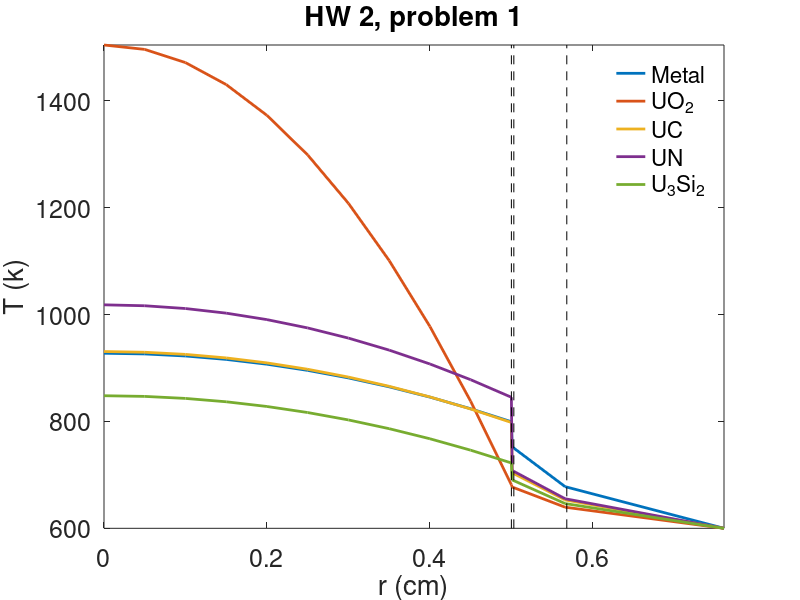
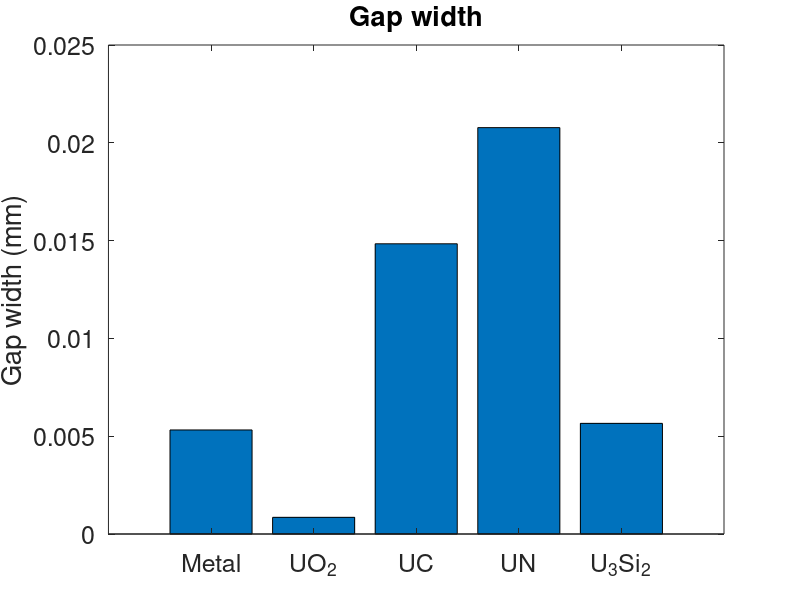

Recreate these plots in MATLAB, in order.
%Temperature profile in the fuel
clear
close all

Tcool = 600;
hcool = 2.5;
Rf = 0.5;
dc = 0.065;
dg = 30e-4;
kc = 0.17;
k = [0.38, 0.03, 0.25, 0.2, 0.23];
flux = 2.8e13;
q = 0.035;
MU = 235*q + 238*(1-q); %g U/mol
dU = [19.04, 9.65, 12.97, 13.52, 11.31];%g U/cm3
Na = 6.022e23; %atoms/mol
Ef = 3e-11; %J/s
crosssection = 5.5e-22; %cm2
y = 0.10;
alpha_c = 7.1e-6;
alpha_f = [13.9, 11.0, 10.5, 7.5, 16]*1e-6;
Tfab = 300;

NU = q*Na*dU/MU; %atoms/cm3;

%Calculate linear heat rate
Q = Ef*NU*flux*crosssection;
LHR = pi*Rf^2*Q;

%Temperature calc
%Coolant
TCO = Tcool + LHR/(2*pi*Rf*hcool);
%Clad
TCI = TCO + LHR*dc/(2*pi*Rf*kc);
%Gap
kHe = 16e-6*TCI.^0.79;
kXe = 0.7e-6*TCI.^0.79;
kgap  = kHe.^(1-y).*kXe.^y;
hgap = kgap/dg;
Ts = TCI + LHR./(2*pi*Rf*hgap);
ch_gap = alpha_c*(Rf+dg+dc/2)*(mean([TCO, TCI]) - Tfab);

%Pellet
T0 = Ts + LHR./(4*pi*k);
Dgap = 0;
%Iterate to close the gap
for i = 1:length(k)
    j = 0; chng = 1;
    fprintf(1,'%d, hgap = %f, dg = %g, Ts = %f, and T0 = %f\n',j, hgap(i), dg, Ts(i), T0(i))
    while chng > 1e-3
        j = j+1;
        ch_fuel = alpha_f(i)*Rf*(mean([Ts(i) T0(i)])-Tfab);
        old_Dgap = Dgap;
        Dgap = ch_gap - ch_fuel;
        ndg = dg + Dgap;
        if ndg < 1e-8
            ndg = 1e-8;
        end
        hgapi = kgap(i)/ndg;
        Ts(i) = TCI(i) + LHR(i)/(2*pi*(Rf+ch_fuel)*hgapi);
        T0(i) = Ts(i) + LHR(i)/(4*pi*k(i));
        fprintf(1,'%d, hgap = %f, dg = %g, Ts = %f, and T0 = %f\n',j, hgapi, ndg, Ts(i), T0(i))
        chng = abs(Dgap - old_Dgap)/abs(old_Dgap);
    end
    new_dg(i) = ndg;
end
r = (0:10)/10*Rf;
for i = 1:length(k)
    Tf(i,:) = LHR(i)./(4*pi*k(i))*(1-r.^2./Rf.^2) + Ts(i);
end
temps = [Tf,TCI',TCO',Tcool*ones(size(TCO'))];
r = [r,Rf+mean(new_dg),Rf+mean(new_dg)+dc,Rf+mean(new_dg)+dc*4];

figure(1)
set(gcf,'units','inches','position',[1,1,6,4])
plot(r,temps,'linewidth',2);
axis tight
xlabel('r (cm)')
ylabel('T (k)')
hold on
plot([Rf Rf],[min(temps(:)), max(temps(:))],'k--')
plot([Rf+dg Rf+dg],[min(temps(:)), max(temps(:))],'k--')
plot([Rf+dg+dc Rf+dg+dc],[min(temps(:)), max(temps(:))],'k--')
set(gca,'fontsize',18)
legend('Metal','UO_2','UC','UN','U_3Si_2');
legend boxoff
title('HW 2, problem 1')

figure
bar(new_dg*10)
set(gca,'fontsize',18,'xticklabel',{'Metal','UO_2','UC','UN','U_3Si_2'})
ylabel('Gap width (mm)')
title('Gap width')

